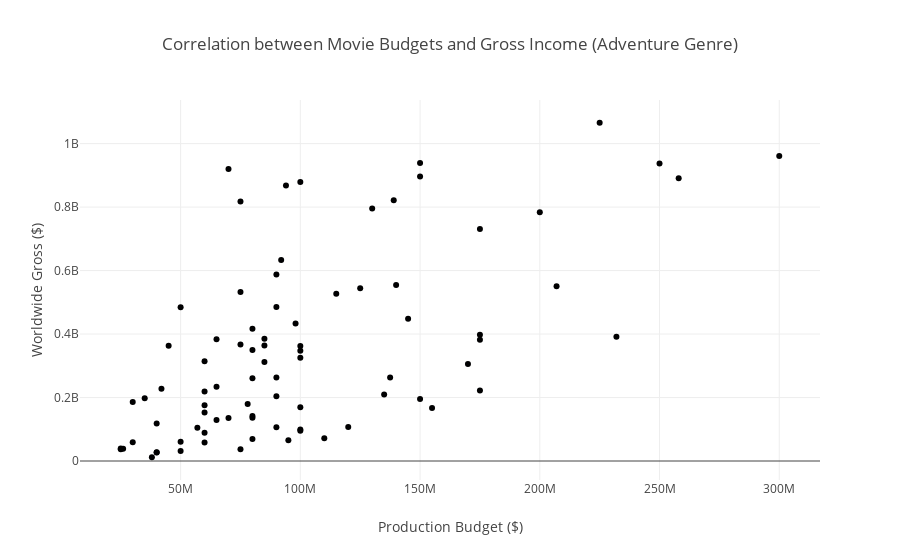

This figure's notebook cell:
### Code cell
graph_result.get("codes")[graph_result.get("best_vis_strategy")].get("fig")
